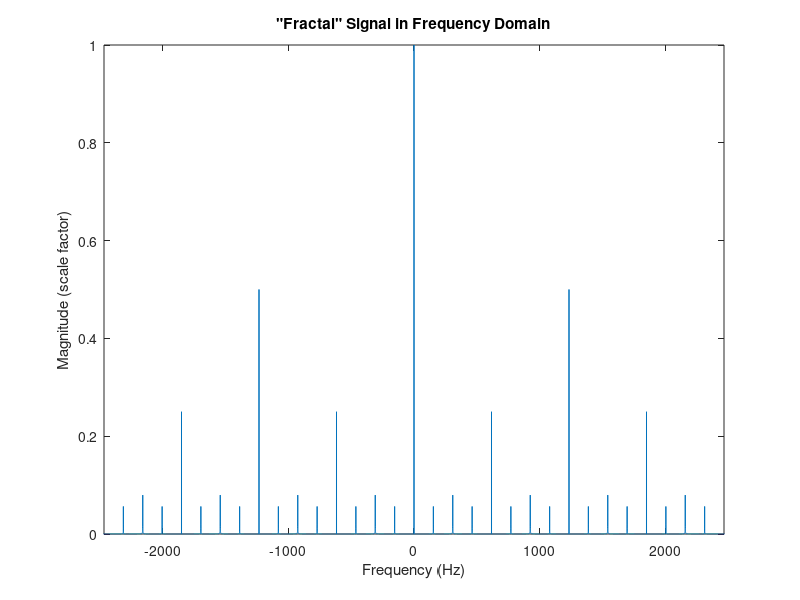

The MATLAB script that drew this image:
%Customizable stuff
%load ../EqualTemp.mat %To use note names (e.g. Aflat5) in place of frequencies
f=1234; %Base Frequency, in Hertz. Shan't exceed 11.025 kHz
duration=5; %Duration of signal, in seconds
stages=4; %Number of stages
filename='fractal.flac'; %Filename to export signal to

%%%%%%%%%%%%%%%%%%%%%%%%%%%%%%%%%%%%%%%%%%%%%%%%%%%%%%%%%%%%%%%%%%%%%%%%%%%%%%%%
%Use caution when editing below here!

fs=44.1e3; %Sampling frequency
T=fs^-1; %Sampling period
n=0:fs*duration-1; %Sample index
t=n*T; %Time index

%The fun part
x=1;
for i=1:stages
  x=1+cos(2*pi*f*t*2^(-stages+i)).*x;
end

%Graphs 'n' stuff:
X=abs(fftshift(fft(x)))/length(x); %Fourier Transform magnitude
findex=(-1/2:1/length(x):1/2-1/length(x))*fs; %Frequency index
plot(findex, X);
title('"Fractal" Signal in Frequency Domain');
xlabel('Frequency (Hz)');
ylabel('Magnitude (scale factor)');
axis([-2*f 2*f 0 1]); %Scale the plot


y=x./max(abs(x)); %Normalize to within range of -1 and 1
audiowrite(filename,y,fs); %Export audio file